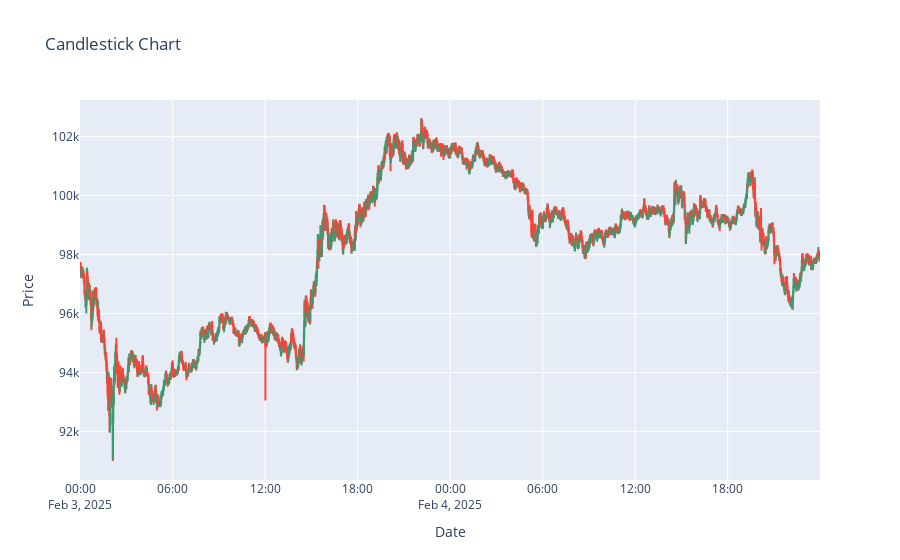

The notebook cell saved with this chart:
### Code cell
import pandas as pd
import plotly.graph_objects as go

df['timestamp'] = pd.to_datetime(df['timestamp'])

fig = go.Figure(data=[go.Candlestick(x=df['timestamp'],
    open=df['Open'],
    high=df['High'],
    low=df['Low'],
    close=df['Close'])])

fig.update_layout(title='Candlestick Chart',
    xaxis_title='Date',
    yaxis_title='Price',
    xaxis_rangeslider_visible=False)

fig.show()

### Figure 1 — Plotly figure (JSON) as saved in the notebook; plotly's stock layout.template omitted (floating-point values rounded to 4 significant figures; data arrays with more than 128 entries replaced by an {"elided": "..."} marker saying what was removed)
{"data": [{"close": {"elided": "2880 float values"}, "high": {"elided": "2880 float values"}, "low": {"elided": "2880 float values"}, "open": {"elided": "2880 float values"}, "type": "candlestick", "x": {"elided": "2880 str values"}}], "layout": {"title": {"text": "Candlestick Chart"}, "xaxis": {"rangeslider": {"visible": false}, "title": {"text": "Date"}}, "yaxis": {"title": {"text": "Price"}}}}
